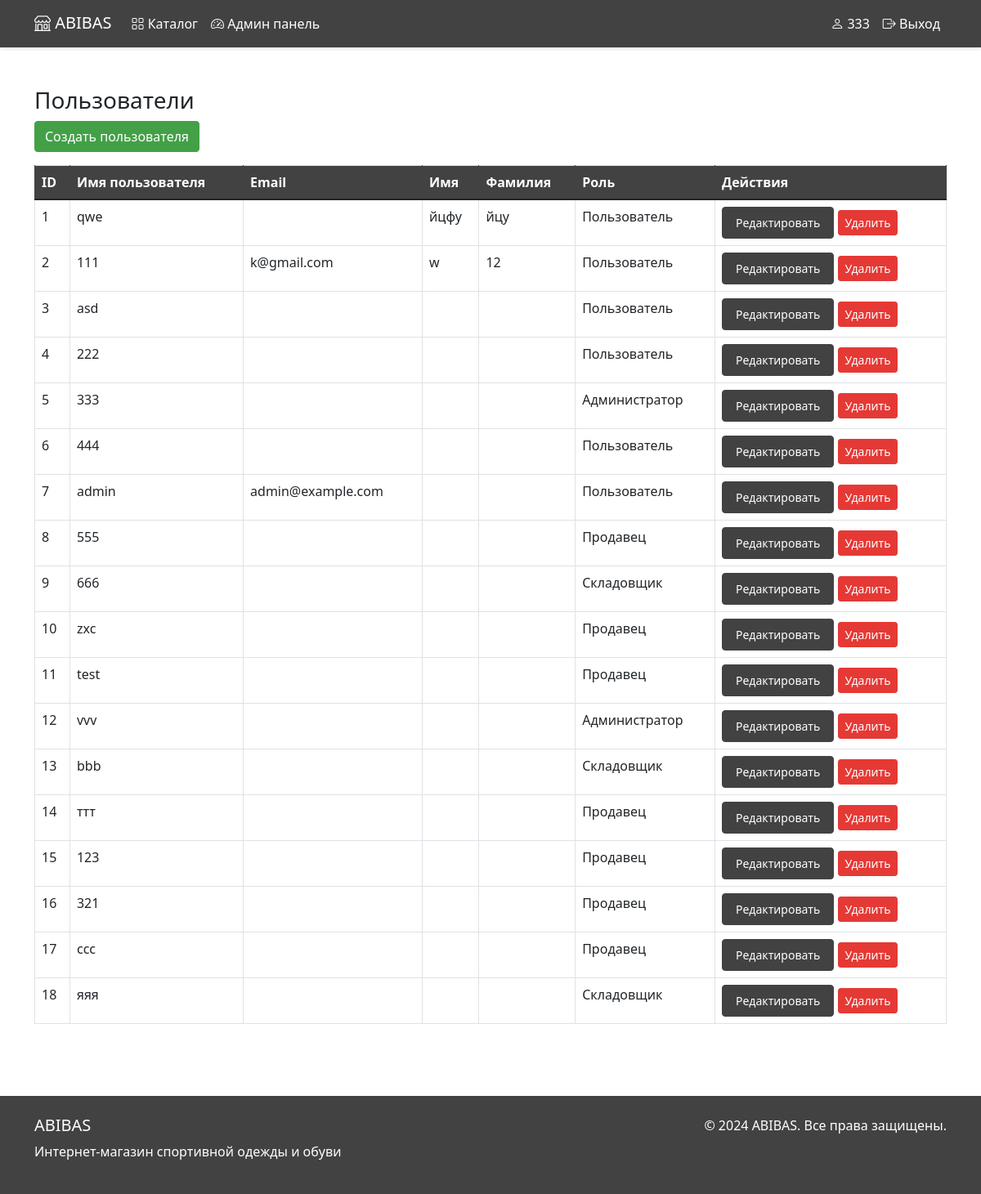
Before: /dashboard/users/ (signed in) with the older database file.
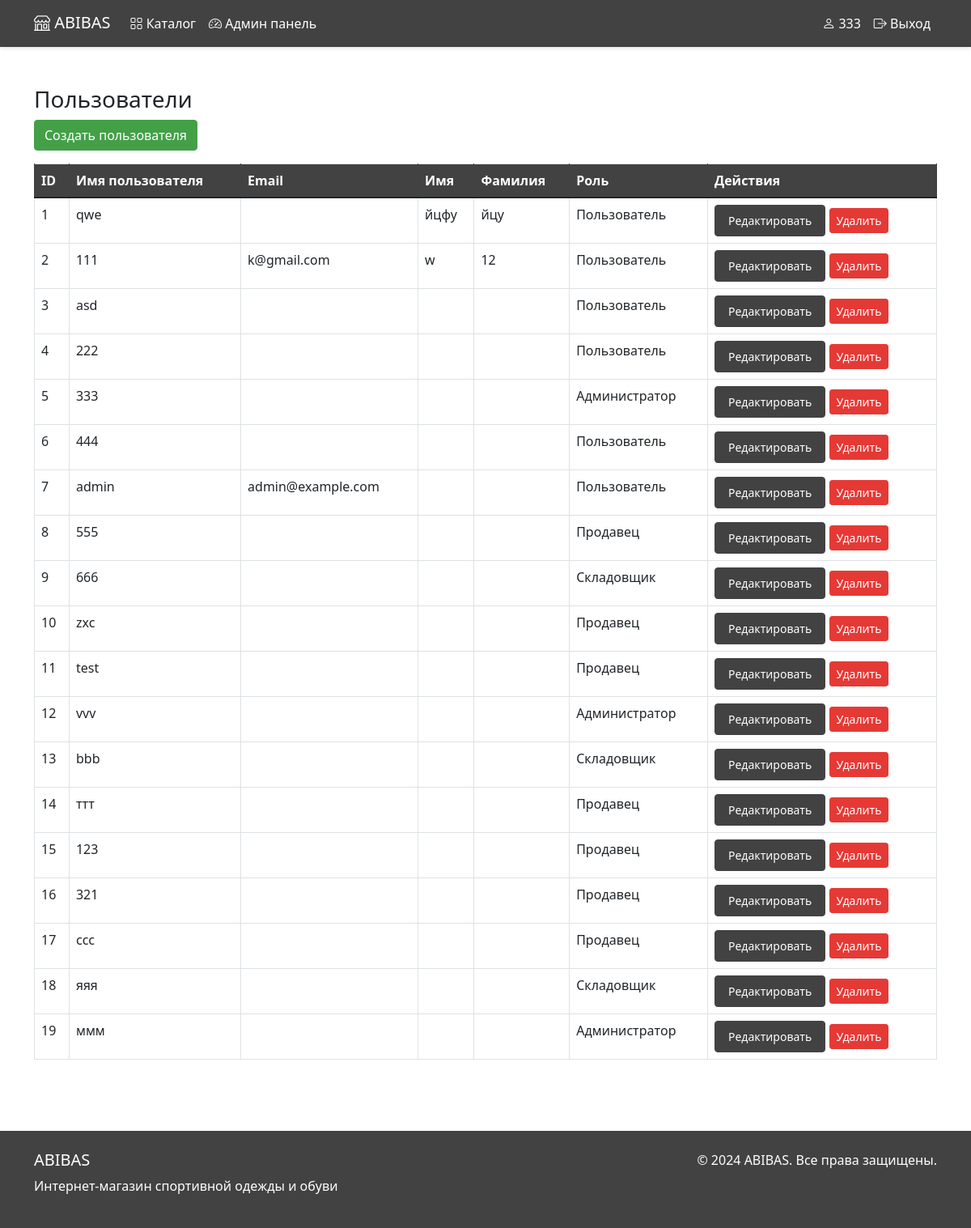
After: the same page with the newer database file.
### abibas/models.py (models this page shows, shortened)
class User(AbstractUser):
    ROLE_CHOICES = [
        ('user', 'Пользователь'),
        ('seller', 'Продавец'),
        ('warehouse', 'Складовщик'),
        ('admin', 'Администратор'),
    ]
    role = models.CharField(max_length=20, choices=ROLE_CHOICES, default='user')  # Роль
    phone = models.CharField(max_length=20, blank=True, null=True)  # Телефон
    address = models.TextField(blank=True, null=True)  # Адрес
    avatar = models.ImageField(upload_to='avatars/', blank=True, null=True)  # Аватар
    class Meta:
        verbose_name = 'Пользователь'
        verbose_name_plural = 'Пользователи'

### abibas/views.py (the view)
# urls.py: path('dashboard/users/', views.user_list, name='dashboard_user_list'),
@user_passes_test(is_admin)
def user_list(request):
    users = User.objects.all()
    return render(request, 'abibas/dashboard_user_list.html', {'users': users})

### abibas/views.py (called while the page is built)
def is_admin(user):
    return user.role == 'admin'

### abibas/templates/abibas/dashboard_user_list.html
{% extends 'abibas/dashboard.html' %}
{% block content %}
<div class="container mt-4">
    <h3>Пользователи</h3>
    <a href="{% url 'abibas:dashboard_user_create' %}" class="btn btn-success mb-3">Создать пользователя</a>
    <table class="table table-bordered">
        <thead>
            <tr>
                <th>ID</th>
                <th>Имя пользователя</th>
                <th>Email</th>
                <th>Имя</th>
                <th>Фамилия</th>
                <th>Роль</th>
                <th>Действия</th>
            </tr>
        </thead>
        <tbody>
            {% for user in users %}
            <tr>
                <td>{{ user.id }}</td>
                <td>{{ user.username }}</td>
                <td>{{ user.email }}</td>
                <td>{{ user.first_name }}</td>
                <td>{{ user.last_name }}</td>
                <td>{{ user.get_role_display }}</td>
                <td>
                    <a href="{% url 'abibas:dashboard_user_edit' user.id %}" class="btn btn-primary btn-sm">Редактировать</a>
                    <a href="{% url 'abibas:dashboard_user_delete' user.id %}" class="btn btn-danger btn-sm">Удалить</a>
                </td>
            </tr>
            {% endfor %}
        </tbody>
    </table>
</div>
{% endblock %}

### abibas/templates/abibas/base.html (shortened to what this page needs)
{% load static %}
<!DOCTYPE html>
<html lang="ru">
<head>
    <link href="https://cdn.jsdelivr.net/npm/bootstrap@5.1.3/dist/css/bootstrap.min.css" rel="stylesheet">
    <link rel="stylesheet" href="https://cdn.jsdelivr.net/npm/bootstrap-icons@1.8.1/font/bootstrap-icons.css">
</head>
<body>
    <nav class="navbar navbar-expand-lg navbar-dark">
        <div class="container">
            <a class="navbar-brand" href="{% url 'abibas:product_list' %}">
                <i class="bi bi-shop"></i> ABIBAS
            </a>
            <div class="collapse navbar-collapse" id="navbarNav">
                <ul class="navbar-nav me-auto">
                    <li class="nav-item">
                        <a class="nav-link" href="{% url 'abibas:product_list' %}">
                            <i class="bi bi-grid"></i> Каталог
                        </a>
                    </li>
                    {% if user.is_authenticated %}
                        {% if user.role == 'admin' %}
                        <li class="nav-item">
                            <a class="nav-link" href="{% url 'abibas:dashboard' %}">
                                <i class="bi bi-speedometer2"></i> Админ панель
                            </a>
                        </li>
                        {% elif user.role == 'seller' %}
                        <li class="nav-item">
                            <a class="nav-link" href="{% url 'abibas:seller_dashboard' %}">
                                <i class="bi bi-shop"></i> Панель продавца
                            </a>
                        </li>
                        {% elif user.role == 'warehouse' %}
                        <li class="nav-item">
                            <a class="nav-link" href="{% url 'abibas:warehouse_dashboard' %}">
                                <i class="bi bi-box"></i> Панель склада
                            </a>
                        </li>
                        {% endif %}
                    {% endif %}
                </ul>
                <ul class="navbar-nav">
                    {% if user.is_authenticated %}
                    <li class="nav-item">
                        <a class="nav-link" href="{% url 'abibas:profile' %}">
                            <i class="bi bi-person"></i> {{ user.username }}
                        </a>
                    </li>
                    <li class="nav-item">
                        <a class="nav-link" href="{% url 'abibas:logout' %}">
                            <i class="bi bi-box-arrow-right"></i> Выход
                        </a>
                    </li>
                    {% endif %}
                </ul>
            </div>
        </div>
    </nav>
    <main class="py-4">
        {% block content %}
        {% endblock %}
    </main>
    <footer class="py-4 mt-5">
        <div class="container">
            <div class="row">
                <div class="col-md-6">
                    <h5>ABIBAS</h5>
                    <p>Интернет-магазин спортивной одежды и обуви</p>
                </div>
                <div class="col-md-6 text-end">
                    <p>&copy; 2024 ABIBAS. Все права защищены.</p>
                </div>
            </div>
        </div>
    </footer>
</body>
</html>

Changed rows visible on the page:
added User: id "19", username "ммм", role "Администратор"
